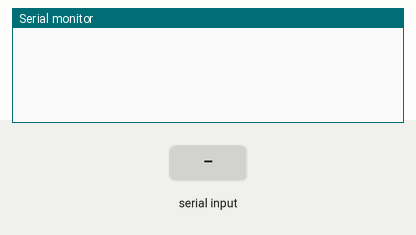
Simulated run of this sketch. Board: ESP32. Parts: the last lines printed to the serial monitor. The test bench sets the inputs (shaded band).

Above: at 1.2 s.
1.3 s: "1,PING\n" received over the second serial link
At 1.9 s:
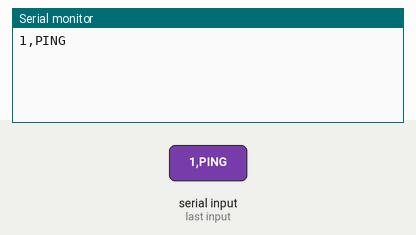
2.8 s: "1\n" received over the second serial link
At 4.2 s:
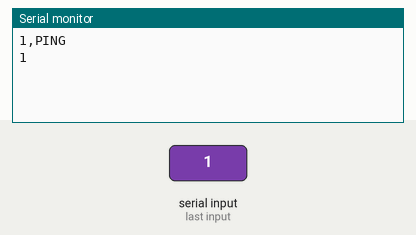

The sketch:

l32_rs485.ino
```cpp
// 3.3V RS-485 module: DI=16, RO=17, DE and /RE joined on GPIO4.
#include <Arduino.h>
const bool MASTER = true; // second board: false
const int DIR = 4;
void sendFrame(const char* frame) {
  digitalWrite(DIR, HIGH);
  delayMicroseconds(10);
  Serial1.print(frame);
  Serial1.flush(); // wait for the final stop bit before releasing the bus
  digitalWrite(DIR, LOW);
}
void setup() {
  Serial.begin(115200);
  pinMode(DIR, OUTPUT); digitalWrite(DIR, LOW);
  Serial1.begin(9600, SERIAL_8N1, 17, 16);
}
void loop() {
  static uint32_t last = 0;
  if (MASTER && millis() - last >= 1000) {
    last = millis(); sendFrame("1,PING\n");
  }
  static char line[48]; static size_t used = 0;
  while (Serial1.available()) {
    char c = Serial1.read();
    if (c == '\n') {
      line[used] = 0; Serial.println(line);
      if (!MASTER && strcmp(line, "1,PING") == 0) {
        delay(2); sendFrame("0,PONG\n");
      }
      used = 0;
    } else if (used < sizeof(line) - 1) line[used++] = c;
    else used = 0;
  }
}
```

Measured:
- after the input at 1.3 s, the serial monitor: prints a new line at once (image 1)
- after the input at 2.8 s, the serial monitor: prints a new line at once (image 2)
